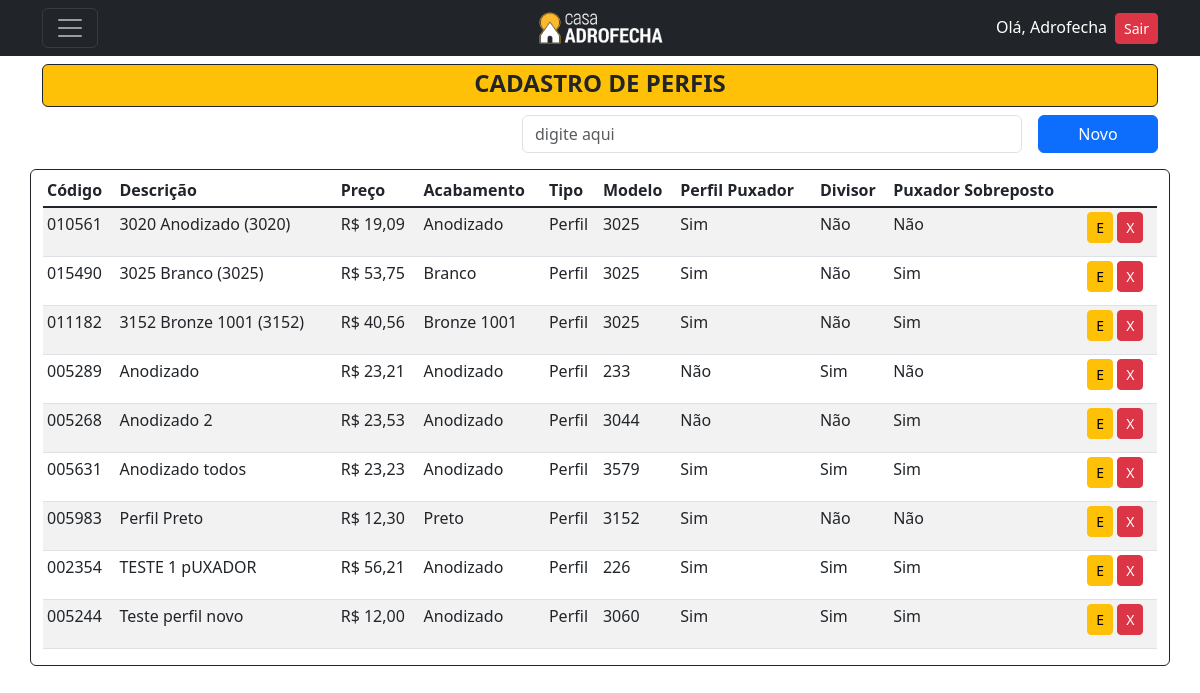
The app's page /listar/perfil/ (signed in) with its own data.
### cadastros/models.py (models this page shows, shortened)
class Perfil(models.Model):
    codigo = models.CharField(max_length=6, verbose_name="Código", unique=True)
    descricao = models.CharField(max_length=150, verbose_name="Descrição")
    preco = models.DecimalField(decimal_places=2, max_digits=5, verbose_name="Preço")
    acabamento = models.ForeignKey(Acabamento, on_delete=models.PROTECT)
    tipo = models.ForeignKey(Tipo, on_delete=models.PROTECT)
    modelo = models.ForeignKey(ModeloPerfil, on_delete=models.PROTECT)
    encaixe = models.CharField(max_length=3, choices=ENCAIXE, blank=True, null=True)
    perfilpuxador = models.ManyToManyField(PerfilPuxador, verbose_name="Perfil Puxador", blank=True)
    encaixedivisor = models.CharField(max_length=3, choices=ENCAIXE, blank=True, null=True)
    divisor = models.ManyToManyField(Divisor, verbose_name="Divisor", blank=True)
    encaixepuxador = models.CharField(max_length=3, choices=ENCAIXE, blank=True, null=True)
    puxador = models.ManyToManyField(Puxador, verbose_name="Puxador", blank=True)
    class Meta:
        verbose_name = 'Perfil'
        verbose_name_plural = 'Perfis'
        ordering = ["descricao"]

class Acabamento(models.Model):
    acabamento = models.CharField(max_length=50, unique=True)
    codigo_rgb = models.CharField(max_length=15, verbose_name="Código RGB",)
    class Meta:
        verbose_name = 'Acabamento'
        verbose_name_plural = 'Acabamentos'
        ordering = ["acabamento"]
    def __str__(self):
        return self.acabamento

class Tipo(models.Model):
    tipo = models.CharField(max_length=30, unique=True)
    class Meta:
        ordering = ["tipo"]
    def __str__(self):
        return self.tipo

class ModeloPerfil(models.Model):
    modelo = models.CharField(max_length=10, unique=True)
    class Meta:
        verbose_name = 'Modelo Perfil'
        verbose_name_plural = 'Modelo Perfis'
        ordering = ["modelo"]
    def __str__(self):
        return self.modelo

### cadastros/views.py (the view)
# urls.py: path('listar/perfil/', PerfilList.as_view(), name='listar-perfil'),
class PerfilList(LoginRequiredMixin, PermissionRequiredMixin, ListView):
    model = Perfil
    template_name = 'cadastros/listas/perfil.html'
    permission_required = 'cadastros.view_perfil'

### cadastros/templates/cadastros/listas/perfil.html (shortened to what this page needs)
{% extends 'base.html' %}
{% block content %}
<header class="mt-5">
  <div>
      <div class="bg-warning rounded text-dark border border-dark pt-1 d-flex align-items-center justify-content-center">
        <h4><strong>CADASTRO DE PERFIS</strong></h4>
      </div>
      <div class="mt-2 d-flex align-items-center justify-content-end">
          <input type="email" class="form-control me-3" style="width: 500px;" id="" name="busca-perfil" placeholder="digite aqui">
          <a href="{% url 'cadastrar-perfil' %}" style="width: 120px;" class="btn btn-primary bg-primary">Novo</a>
      </div>
  </div>
</header>
<div class="mt-3">
  <div class="row">
      <div class="border border-dark rounded container">
          <table class="mt-1 table table-sm table-striped">
            <thead>
              <tr>
                <th scope="col ">Código</th>
                <th scope="col ">Descrição</th>
                <th scope="col ">Preço</th>
                <th scope="col ">Acabamento</th>
                <th scope="col ">Tipo</th>
                <th scope="col ">Modelo</th>
                <th scope="col ">Perfil Puxador</th>
                <th scope="col ">Divisor</th>
                <th scope="col ">Puxador Sobreposto</th>
              </tr>
            </thead>
            <tbody class="table-group-divider ">
                {% for perfil in object_list %}
                <tr>
                    <td>{{ perfil.codigo }}</td>
                    <td>{{ perfil.descricao }}</td>
                    <td>R$ {{ perfil.preco }}</td>
                    <td>{{ perfil.acabamento }}</td>
                    <td>{{ perfil.tipo }}</td>
                    <td>{{ perfil.modelo }}</td>
                    <td>
                        {% if perfil.encaixe == "1" %}
                            <p>Sim</p>
                        {% else %}
                            <p>Não</p>
                        {% endif %}
                    </td>
                    <td>
                        {% if perfil.encaixedivisor == "1" %}
                            <p>Sim</p>
                        {% else %}
                            <p>Não</p>
                        {% endif %}
                    </td>
                    <td>
                        {% if perfil.encaixepuxador == "1" %}
                            <p>Sim</p>
                        {% else %}
                            <p>Não</p>
                        {% endif %}
                    </td>
                    <td>
                        <a href="{% url 'editar-perfil' perfil.pk %}" class="btn btn-warning btn-sm" title="Editar">E</a>
                        <a href="{% url 'excluir-perfil' perfil.pk %}" class="btn btn-danger btn-sm" title="Excluir">X</a>
                    </td>
                </tr>
                {% empty %}
                    <tr>
                        <td colspan="10">Nenhum Perfil cadastrado</td>
                    </tr>
                {% endfor %}
            </tbody>
          </table>
      </div>
  </div>
</div>
{% endblock %}

### paginas/templates/navbar.html (shortened to what this page needs)
{% load static %}
<nav class="navbar navbar-dark bg-dark fixed-top">
  <div class="container d-flex justify-content-between align-items-center">
      <div class="col-4">
        <button class="navbar-toggler" type="button" data-bs-toggle="offcanvas" data-bs-target="#offcanvasDarkNavbar" aria-controls="offcanvasDarkNavbar">
        <span class="navbar-toggler-icon"></span>
        </button>
      </div>
      <div class="col-4 d-flex justify-content-center">
          <a href="{% url 'inicio' %}"><img src="{% static 'paginas/images/LogoPreto2.png' %}" alt="Logo" width="130" height="40"</img></a>
      </div>
      <div class="col-4 d-flex justify-content-end">
              <ul class="list-unstyled mb-0">
                  {% if request.user.is_authenticated %}
                  <li><a style="color:white" ;>Olá, {{ user.username }}</a><a class="ms-2 btn btn-danger btn-sm" href="{% url 'logout' %}">Sair</a></li>
                  {% else %}
                  <li><a class="btn btn-primary" href="{% url 'login' %}">Entrar</a></li>
                  {% endif %}
              </ul>
      </div>
  </div>
</nav>

### records on screen
Perfil: codigo "010561", descricao "3020 Anodizado (3020)", preco "19,09", acabamento "Anodizado", tipo "Perfil", modelo "3025", encaixe "Sim", encaixedivisor "Não", encaixepuxador "Não"
Perfil: codigo "015490", descricao "3025 Branco (3025)", preco "53,75", acabamento "Branco", tipo "Perfil", modelo "3025", encaixe "Sim", encaixedivisor "Não", encaixepuxador "Sim"
Perfil: codigo "011182", descricao "3152 Bronze 1001 (3152)", preco "40,56", acabamento "Bronze 1001", tipo "Perfil", modelo "3025", encaixe "Sim", encaixedivisor "Não", encaixepuxador "Sim"
Perfil: codigo "005289", descricao "Anodizado", preco "23,21", acabamento "Anodizado", tipo "Perfil", modelo "233", encaixe "Não", encaixedivisor "Sim", encaixepuxador "Não"
Perfil: codigo "005268", descricao "Anodizado 2", preco "23,53", acabamento "Anodizado", tipo "Perfil", modelo "3044", encaixe "Não", encaixedivisor "Não", encaixepuxador "Sim"
Perfil: codigo "005631", descricao "Anodizado todos", preco "23,23", acabamento "Anodizado", tipo "Perfil", modelo "3579", encaixe "Sim", encaixedivisor "Sim", encaixepuxador "Sim"
Perfil: codigo "005983", descricao "Perfil Preto", preco "12,30", acabamento "Preto", tipo "Perfil", modelo "3152", encaixe "Sim", encaixedivisor "Não", encaixepuxador "Não"
Perfil: codigo "002354", descricao "TESTE 1 pUXADOR", preco "56,21", acabamento "Anodizado", tipo "Perfil", modelo "226", encaixe "Sim", encaixedivisor "Sim", encaixepuxador "Sim"
Perfil: codigo "005244", descricao "Teste perfil novo", preco "12,00", acabamento "Anodizado", tipo "Perfil", modelo "3060", encaixe "Sim", encaixedivisor "Sim", encaixepuxador "Sim"

### other values on screen
{{ user.username }} "Adrofecha"
